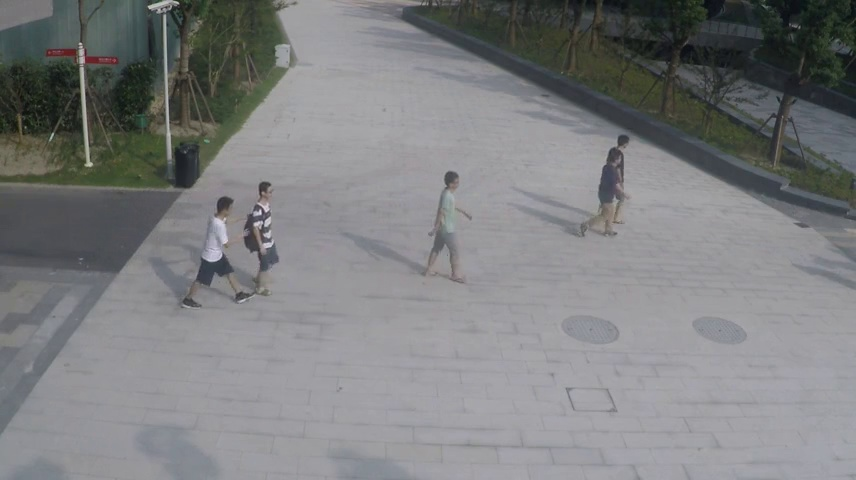
#> input picture 267.jpg, 856 x 480 px
$ python homest.py
#> lines starting #> are read from the running program, lines starting #| are printed output that depends on the picture

#!/usr/bin/env python

import cv2
import numpy as np

if __name__ == '__main__' :

    # Read source image.
    im_src    = cv2.imread('267.jpg')
#> im_src is the input picture: shape (480, 856, 3); mean B, G, R 127.5, 126.3, 125
    im_circle = cv2.imread('267_output_circle.jpg')
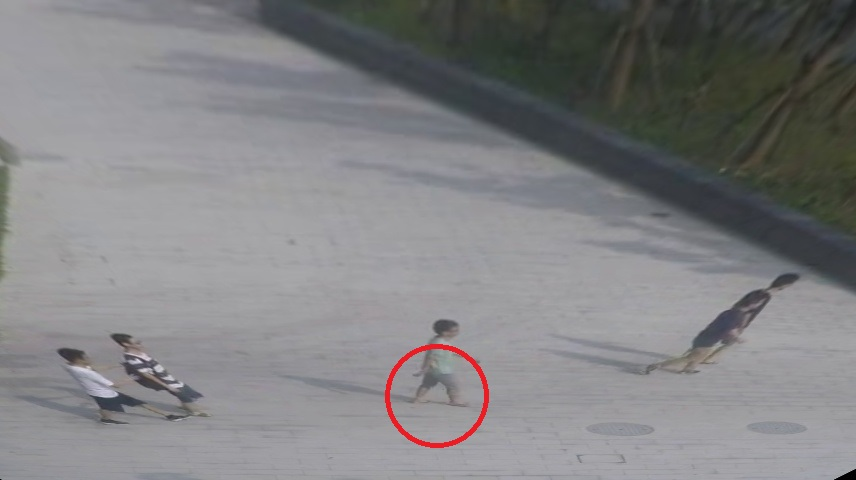
#> input picture 267_output_circle.jpg, 856 x 480 px
#> im_circle is the input picture: shape (480, 856, 3); mean B, G, R 130.3, 128.7, 128.7

    # Four corners of source image
    pts_src = np.array([[315,30], [578, 32], [847, 468],[1, 436]])
    # Four corners with a sort of rectangular bird view
    pts_dst = np.array([[0,65], [828, 65], [828, 478],[0, 478]])

    # Calculate Homography
    h, status = cv2.findHomography(pts_src, pts_dst)

    # Apply homography
    im_out = cv2.warpPerspective(im_src, h, (im_src.shape[1],im_src.shape[0]))

    # Apply inverse homography to check effect on circle
    im_circle_out = cv2.warpPerspective(im_circle, np.linalg.inv(h), (im_src.shape[1],im_src.shape[0]))
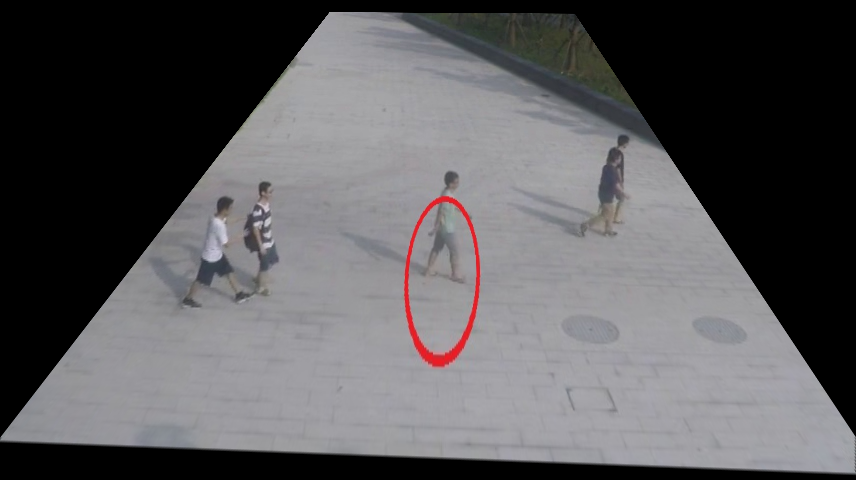
#> im_circle_out: shape (480, 856, 3); mean B, G, R 91.5, 89.3, 90.5
    #transformed = cv2.perspectiveTransform(points, homography)

    # Display images
    cv2.imshow("Orinal Image", im_src)
    cv2.imshow("Forward homography Image", im_out)
    cv2.imshow("Circle", im_circle)
    cv2.imshow("Inverse homography Image", im_circle_out)

    cv2.imwrite('267_output.jpg',im_out)

    cv2.waitKey(0)
